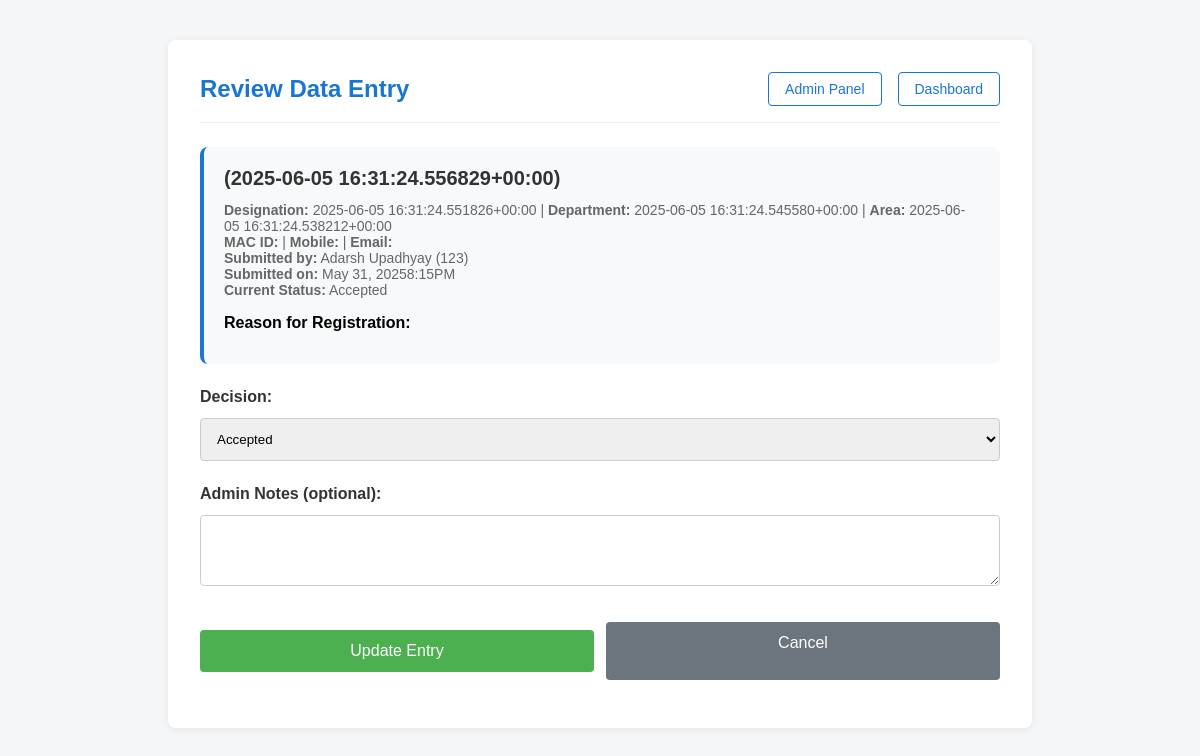
The page /employees/approve/1/ (signed in) on the database as committed earlier.
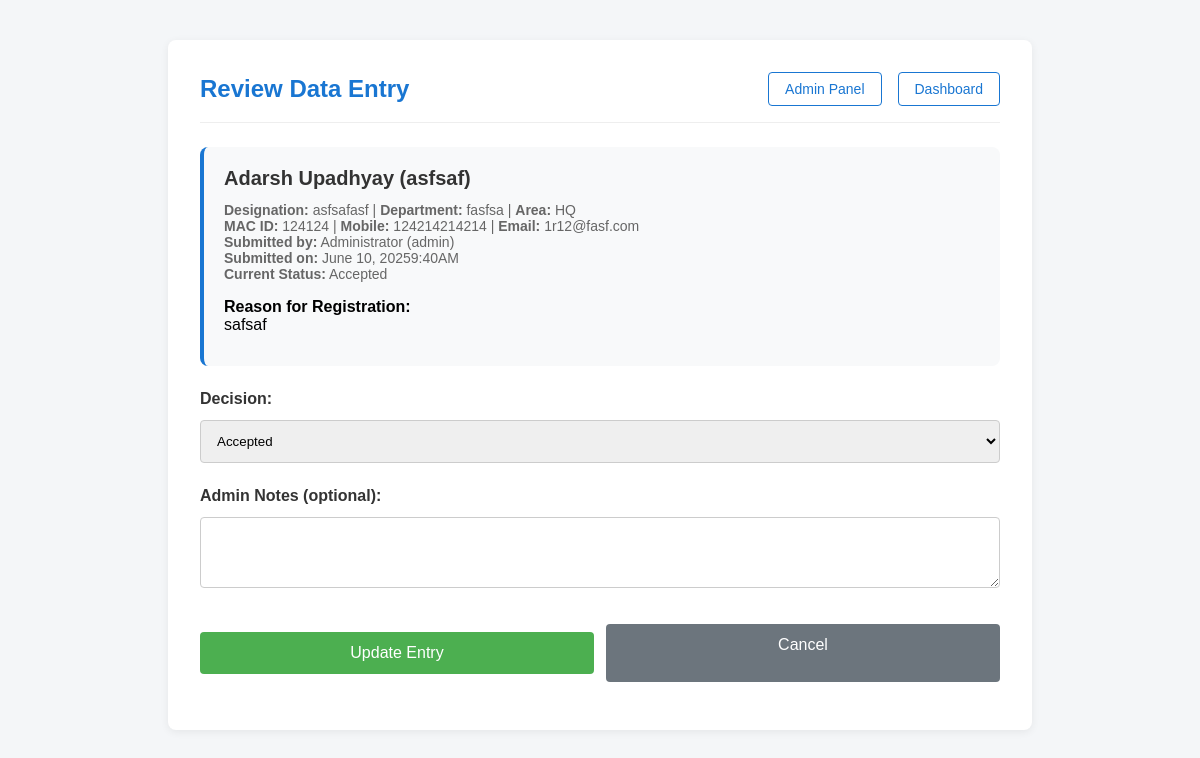
The same page on the database as committed later.
### employees/models.py (models this page shows, shortened)
class DataEntry(models.Model):
    STATUS_CHOICES = [
        ('pending', 'Pending'),
        ('accepted', 'Accepted'),
        ('rejected', 'Not Accepted'),
    ]
    employee = models.ForeignKey(Employee, on_delete=models.CASCADE)
    name_of_employee = models.CharField(max_length=100)
    eis_neis_no = models.CharField(max_length=50)
    designation = models.CharField(max_length=100)
    department = models.CharField(max_length=100)
    area = models.CharField(max_length=20, choices=[('HQ', 'HQ'), ('RI', 'RI')])
    mac_id_of_system = models.CharField(max_length=100)
    official_mobile_no = models.CharField(max_length=20)
    email_id = models.EmailField()
    reason_for_registration = models.TextField()
    status = models.CharField(max_length=10, choices=STATUS_CHOICES, default='pending')
    created_at = models.DateTimeField(auto_now_add=True)
    updated_at = models.DateTimeField(auto_now=True)
    admin_notes = models.TextField(blank=True, null=True)
    class Meta:
        ordering = ['-created_at']

class Employee(models.Model):
    employee_id = models.CharField(max_length=20, unique=True)
    name = models.CharField(max_length=100)
    department = models.CharField(max_length=100)
    password = models.CharField(max_length=128)  # Store hashed password

### employees/views.py (the view)
# urls.py: path('approve/<int:entry_id>/', views.approve_entry, name='approve_entry'),
def approve_entry(request, entry_id):
    employee_id = request.session.get('employee_id')
    if not employee_id:
        return redirect('login')
    employee = Employee.objects.get(employee_id=employee_id)
    if employee.employee_id != 'admin':
        messages.error(request, 'Access denied. Admin privileges required.')
        return redirect('employee_details')
    entry = get_object_or_404(DataEntry, id=entry_id)
    if request.method == 'POST':
        form = ApprovalForm(request.POST, instance=entry)
        if form.is_valid():
            form.save()
            messages.success(request, f'Entry "{entry.name_of_employee}" has been updated.')
            return redirect('admin_panel')
    else:
        form = ApprovalForm(instance=entry)
    return render(request, 'employees/approve_entry.html', {'form': form, 'entry': entry, 'employee': employee})

### employees/forms.py
class ApprovalForm(forms.ModelForm):
    class Meta:
        model = DataEntry
        fields = ['status', 'admin_notes']
        widgets = {
            'admin_notes': forms.Textarea(attrs={'rows': 3}),
        }

### employees/templates/employees/approve_entry.html (shortened to what this page needs)
<!DOCTYPE html>
<html>
  <head>
  </head>
  <body>
    <div class="container">
      <div class="header">
        <h2>Review Data Entry</h2>
        <div class="nav-links">
          <a href="/employees/admin-panel/">Admin Panel</a>
          <a href="/employees/details/">Dashboard</a>
        </div>
      </div>
      <div class="entry-details">
        <div class="entry-title">
          {{ entry.name_of_employee }} ({{ entry.eis_neis_no }})
        </div>
        <div class="entry-meta">
          <strong>Designation:</strong> {{ entry.designation }} |
          <strong>Department:</strong> {{ entry.department }} |
          <strong>Area:</strong> {{ entry.area }}<br />
          <strong>MAC ID:</strong> {{ entry.mac_id_of_system }} |
          <strong>Mobile:</strong> {{ entry.official_mobile_no }} |
          <strong>Email:</strong> {{ entry.email_id }}<br />
          <strong>Submitted by:</strong> {{ entry.employee.name }} ({{entry.employee.employee_id }})<br />
          <strong>Submitted on:</strong> {{ entry.created_at | date:"F d, Yg:iA" }}<br />
          <strong>Current Status:</strong> {{ entry.get_status_display }}
        </div>
        <div class="entry-description">
          <strong>Reason for Registration:</strong><br />
          {{ entry.reason_for_registration }}
        </div>
      </div>
      <form method="post">
        <label for="{{ form.status.id_for_label }}">Decision:</label>
        {{ form.status }}
        <label for="{{ form.admin_notes.id_for_label }}"
          >Admin Notes (optional):</label
        >
        {{ form.admin_notes }}
        <div class="form-actions">
          <button type="submit" class="btn btn-approve">Update Entry</button>
          <a href="/employees/admin-panel/" class="btn btn-cancel">Cancel</a>
        </div>
      </form>
    </div>
  </body>
</html>

Rows that differ between the two databases and show on the page:
changed DataEntry "Adarsh Upadhyay": name_of_employee (not shown) → "Adarsh Upadhyay"; eis_neis_no "2025-06-05 16:31:24.556829+00:00" → "asfsaf"; designation "2025-06-05 16:31:24.551826+00:00" → "asfsafasf"; department "2025-06-05 16:31:24.545580+00:00" → "fasfsa"; area "2025-06-05 16:31:24.538212+00:00" → "HQ"; mac_id_of_system (not shown) → "124124"; official_mobile_no (not shown) → "124214214214"; email_id (not shown) → "1r12@fasf.com"; employee.name "Adarsh Upadhyay" → "Administrator"; employee.employee_id "123" → "admin"; created_at "May 31, 20258:15PM" → "June 10, 20259:40AM"; reason_for_registration (not shown) → "safsaf"
